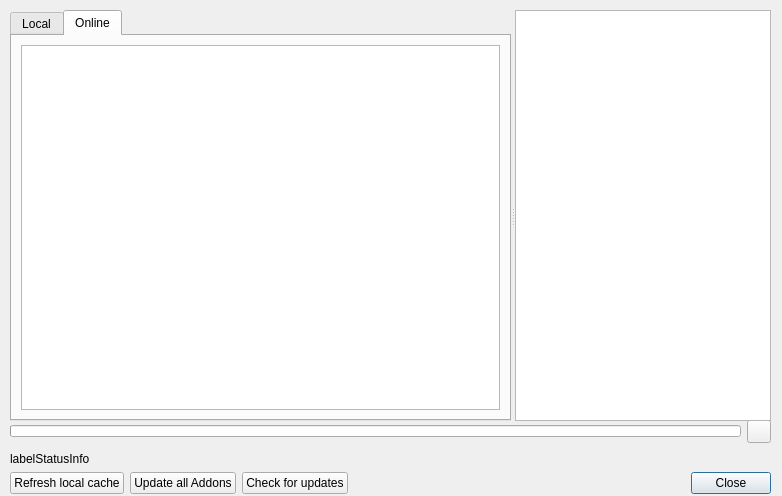
<?xml version="1.0" encoding="UTF-8"?>
<ui version="4.0">
 <class>PluginBrwoser</class>
 <widget class="QDialog" name="PluginBrwoser">
  <property name="geometry">
   <rect>
    <x>0</x>
    <y>0</y>
    <width>782</width>
    <height>496</height>
   </rect>
  </property>
  <property name="windowTitle">
   <string>Dialog</string>
  </property>
  <widget class="QWidget" name="layoutWidget">
   <property name="geometry">
    <rect>
     <x>10</x>
     <y>470</y>
     <width>761</width>
     <height>26</height>
    </rect>
   </property>
   <layout class="QHBoxLayout" name="horizontalLayout_2">
    <property name="sizeConstraint">
     <enum>QLayout::SetDefaultConstraint</enum>
    </property>
    <item>
     <widget class="QPushButton" name="buttonUpdateCache_2">
      <property name="text">
       <string>Refresh local cache</string>
      </property>
     </widget>
    </item>
    <item>
     <widget class="QPushButton" name="buttonUpdateAll_2">
      <property name="toolTip">
       <string>Download and apply all available updates</string>
      </property>
      <property name="text">
       <string>Update all Addons</string>
      </property>
     </widget>
    </item>
    <item>
     <widget class="QPushButton" name="buttonCheckForUpdates_2">
      <property name="text">
       <string>Check for updates</string>
      </property>
     </widget>
    </item>
    <item>
     <spacer name="horizontalSpacer_5">
      <property name="orientation">
       <enum>Qt::Horizontal</enum>
      </property>
      <property name="sizeHint" stdset="0">
       <size>
        <width>40</width>
        <height>20</height>
       </size>
      </property>
     </spacer>
    </item>
    <item>
     <widget class="QPushButton" name="buttonClose_2">
      <property name="toolTip">
       <string>Close the Addon Manager</string>
      </property>
      <property name="text">
       <string>Close</string>
      </property>
      <property name="default">
       <bool>true</bool>
      </property>
     </widget>
    </item>
   </layout>
  </widget>
  <widget class="QWidget" name="contentPlaceholder" native="true">
   <property name="geometry">
    <rect>
     <x>9</x>
     <y>479</y>
     <width>782</width>
     <height>496</height>
    </rect>
   </property>
   <property name="sizePolicy">
    <sizepolicy hsizetype="Expanding" vsizetype="Expanding">
     <horstretch>0</horstretch>
     <verstretch>0</verstretch>
    </sizepolicy>
   </property>
  </widget>
  <widget class="QWidget" name="layoutWidget_2">
   <property name="geometry">
    <rect>
     <x>10</x>
     <y>420</y>
     <width>761</width>
     <height>48</height>
    </rect>
   </property>
   <layout class="QVBoxLayout" name="layoutUpdateInProgress_2">
    <item>
     <layout class="QHBoxLayout" name="horizontalLayout_8">
      <item>
       <widget class="QProgressBar" name="progressBar_2">
        <property name="sizePolicy">
         <sizepolicy hsizetype="Expanding" vsizetype="Fixed">
          <horstretch>0</horstretch>
          <verstretch>0</verstretch>
         </sizepolicy>
        </property>
        <property name="minimumSize">
         <size>
          <width>0</width>
          <height>0</height>
         </size>
        </property>
        <property name="maximumSize">
         <size>
          <width>16777215</width>
          <height>12</height>
         </size>
        </property>
        <property name="baseSize">
         <size>
          <width>0</width>
          <height>0</height>
         </size>
        </property>
        <property name="value">
         <number>0</number>
        </property>
        <property name="textVisible">
         <bool>false</bool>
        </property>
        <property name="format">
         <string>Downloading info...</string>
        </property>
       </widget>
      </item>
      <item>
       <widget class="QToolButton" name="buttonPauseUpdate_2">
        <property name="toolTip">
         <string>Pause cache update</string>
        </property>
        <property name="text">
         <string/>
        </property>
       </widget>
      </item>
     </layout>
    </item>
    <item>
     <widget class="QLabel" name="labelStatusInfo_2">
      <property name="sizePolicy">
       <sizepolicy hsizetype="Expanding" vsizetype="Preferred">
        <horstretch>0</horstretch>
        <verstretch>0</verstretch>
       </sizepolicy>
      </property>
      <property name="text">
       <string>labelStatusInfo</string>
      </property>
     </widget>
    </item>
   </layout>
  </widget>
  <widget class="QSplitter" name="splitter">
   <property name="geometry">
    <rect>
     <x>10</x>
     <y>10</y>
     <width>761</width>
     <height>411</height>
    </rect>
   </property>
   <property name="orientation">
    <enum>Qt::Horizontal</enum>
   </property>
   <widget class="QTabWidget" name="pluginListTabWidget">
    <property name="sizePolicy">
     <sizepolicy hsizetype="MinimumExpanding" vsizetype="Preferred">
      <horstretch>1</horstretch>
      <verstretch>0</verstretch>
     </sizepolicy>
    </property>
    <property name="currentIndex">
     <number>1</number>
    </property>
    <widget class="QWidget" name="localePluginTab">
     <attribute name="title">
      <string>Local</string>
     </attribute>
     <layout class="QHBoxLayout" name="horizontalLayout_4">
      <item>
       <widget class="QListWidget" name="listWidget"/>
      </item>
     </layout>
    </widget>
    <widget class="QWidget" name="onlinePluginTab">
     <attribute name="title">
      <string>Online</string>
     </attribute>
     <layout class="QVBoxLayout" name="verticalLayout">
      <item>
       <widget class="QListWidget" name="listWidget_2"/>
      </item>
     </layout>
    </widget>
   </widget>
   <widget class="QTextBrowser" name="textBrowser"/>
  </widget>
 </widget>
 <resources/>
 <connections/>
</ui>
